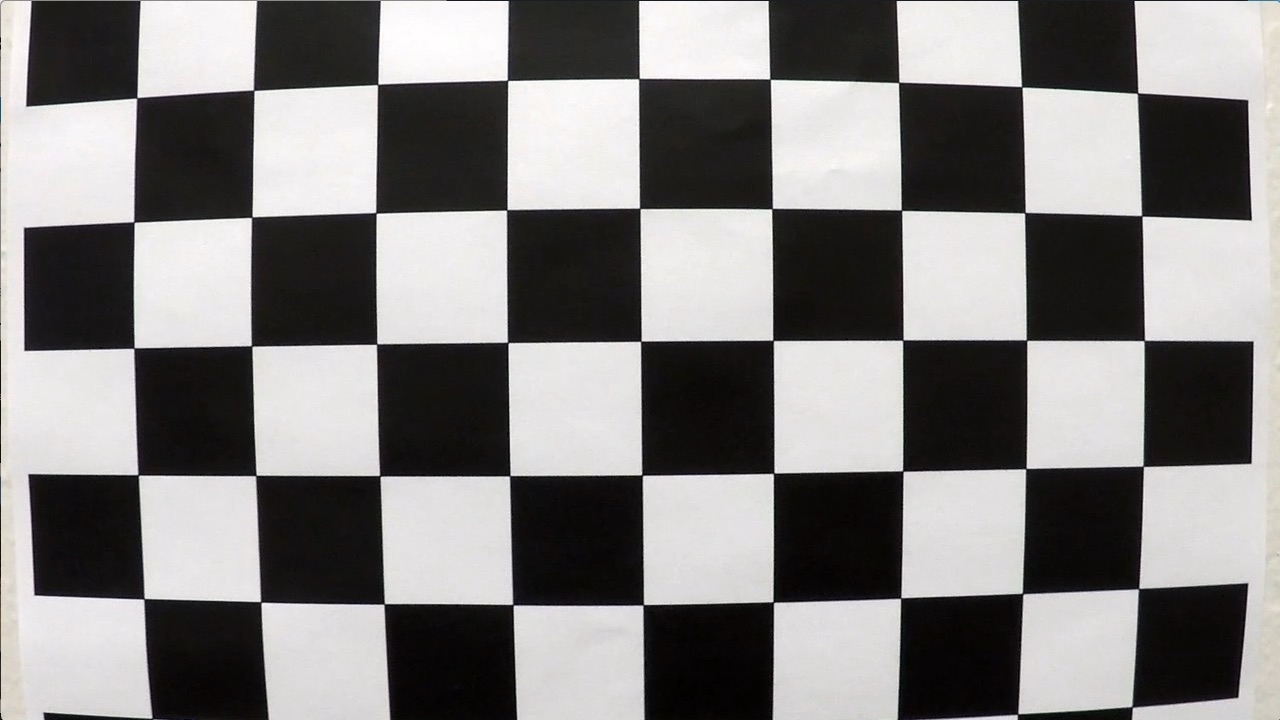
#> input picture Advanced-Lane-Lines/camera_cal/calibration1.jpg, 1280 x 720 px; its folder holds 5 pictures in this run
$ python camera.py
#> lines starting #> are read from the running program, lines starting #| are printed output that depends on the picture
import pickle
import cv2
import numpy as np
import os
import glob


class Camera():

    def __init__(self):
        self.mtx = None
        self.dist = None


    def load_calibration(self):
        ## Read in the saved camera matrix and distortion coefficients
        try:
            dist_pickle = pickle.load( open('dist_file.p', "rb" ) )
#> (reads Advanced-Lane-Lines/dist_file.p from the repository)
            self.mtx = dist_pickle["mtx"]
            self.dist = dist_pickle["dist"]
            return True
        except IOError:
            return False

    def calibrate(self, internal_corners, image_folder):

        nx,ny = internal_corners

        images = glob.glob(os.path.join(image_folder,'calibration*.jpg'))

        objpoints = []
        imgpoints = []

        objp = np.zeros((nx*ny,3),np.float32)
        objp[:,:2] = np.mgrid[0:nx,0:ny].T.reshape(-1,2)

        for fname in images:
            print("Processing " + fname)
            img = cv2.imread(fname)
            # Convert to grayscale
            gray = cv2.cvtColor(img, cv2.COLOR_BGR2GRAY)
            # Find the chessboard corners
            ret, corners = cv2.findChessboardCorners(gray, (nx, ny), None)
            # If found, save points
            if ret == True:
                imgpoints.append(corners)
                objpoints.append(objp)

        # Calibrate camera
        ret, self.mtx, self.dist, rvecs, tvecs = cv2.calibrateCamera(objpoints, imgpoints, gray.shape, None, None)

        #save distortion matrix/coef
        pickle.dump( {"mtx":self.mtx,"dist":self.dist}, open( "dist_file.p", "wb" ) )
        print("Saving calibration to dist_file.p")

    def undistort(self,img):
        if self.mtx is None or self.dist is None:
            raise("Please load calibration or run Camera.calibrate()")
        return cv2.undistort(img, self.mtx, self.dist, None, self.mtx)


    def perspective_transform(self,img):
        # Choose an offset from image corners to plot detected corners
        offset = 200 # offset for dst points x value
        # Grab the image shape
        img_size = (img.shape[1], img.shape[0])
        # Specify the transform
        src = np.float32([[150+430,460],[1150-440,460],[1150,720],[150,720]])
        dst = np.float32([[offset, 0],
                          [img_size[0]-offset, 0],
                          [img_size[0]-offset, img_size[1]],
                          [offset, img_size[1]]])

        # Given src and dst points, calculate the perspective transform matrix
        M = cv2.getPerspectiveTransform(src, dst)
        inv_M = cv2.getPerspectiveTransform(dst, src)
        # Warp the image using OpenCV warpPerspective()
        warped = cv2.warpPerspective(img, M, img_size)
        return warped, M, inv_M

if __name__=="__main__":
    import matplotlib.pyplot as plt

    cam = Camera()

    # load calibration or calibrate camera
    if( not cam.load_calibration()):
        print("No calibrate found. Calibrating camera...")
        cam.calibrate((9,6),"camera_cal")
    else:
        print("Calibration loaded")

    # undistort image
    img = cv2.imread(os.path.join("camera_cal",'calibration1.jpg'))
#> img is the input picture: shape (720, 1280, 3); mean B, G, R 127.8, 128.4, 130.1
    result = cam.undistort(img)

    # Plot the result
    f, (ax1, ax2) = plt.subplots(1, 2, figsize=(10, 5))
    f.tight_layout()
    ax1.imshow(img)
    ax1.set_title('Original Image', fontsize=20)
    ax2.imshow(result)
    ax2.set_title('Undistorted Result', fontsize=20)
    plt.subplots_adjust(left=0., right=1, top=0.9, bottom=0.)
    f.savefig("output_images/distortion_result.png")
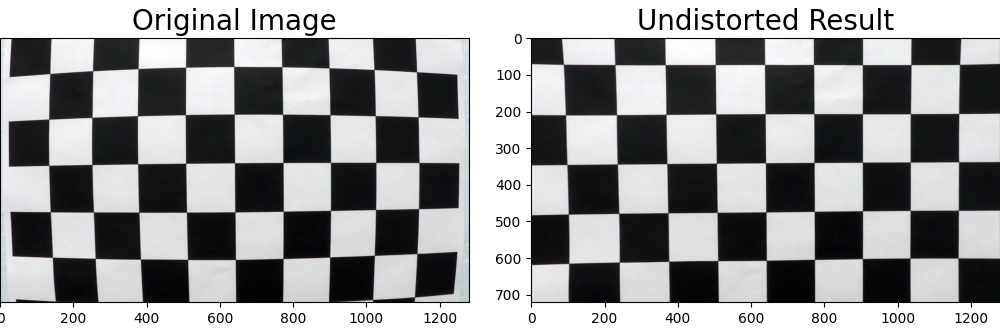
#> figure drawn by matplotlib, 2 panels; B, G, R data is drawn as R, G, B
    plt.show()

    # Test on an actual image
    img = cv2.imread(os.path.join("test_images",'test2.jpg'))
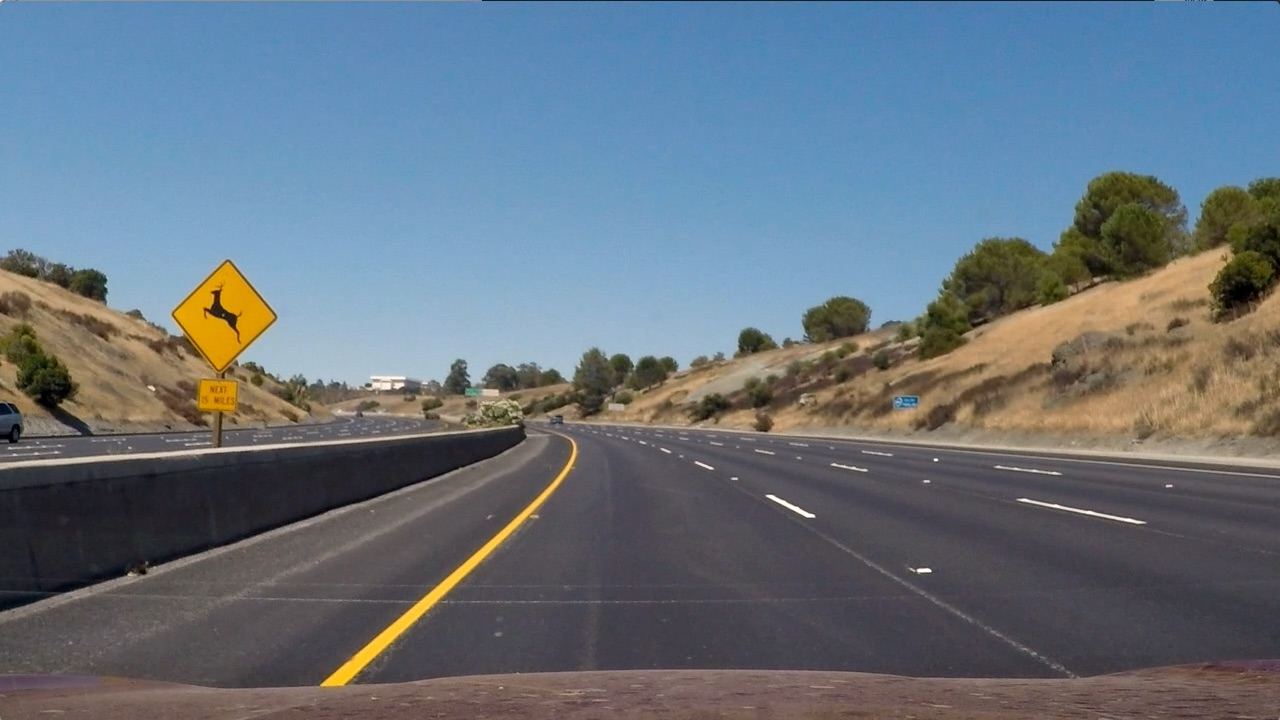
#> input picture Advanced-Lane-Lines/test_images/test2.jpg, 1280 x 720 px
#> img is the input picture: shape (720, 1280, 3); mean B, G, R 125.5, 114.6, 102.8
    result = cam.undistort(img)
#> in undistort (call 2), `return cv2.undistort(img, self.mtx, self.dist, None, self.mtx)`:
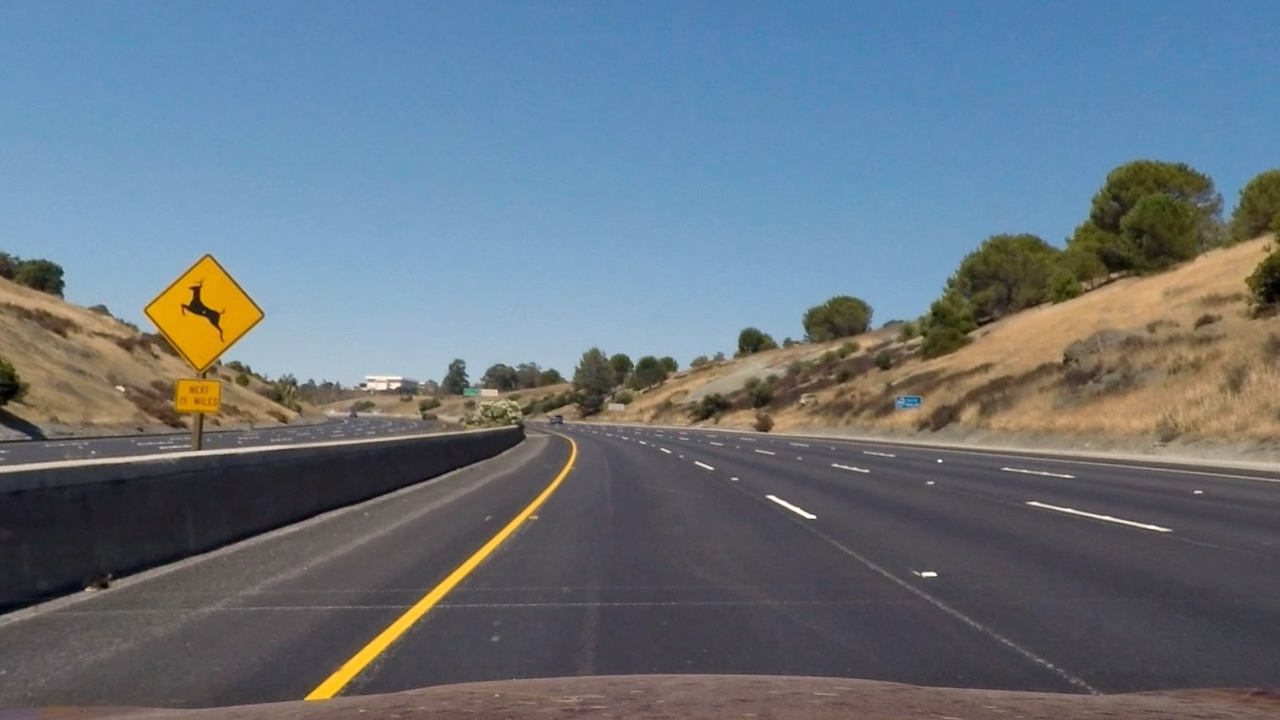
#> returned value: shape (720, 1280, 3); mean of channels 0, 1, 2 126.4, 115.7, 103.8; drawn as B, G, R
    cv2.imwrite("output_images/test_distortion_result.png",img)

    # Warp the image
    img = cv2.imread(os.path.join("test_images",'test1.jpg'))
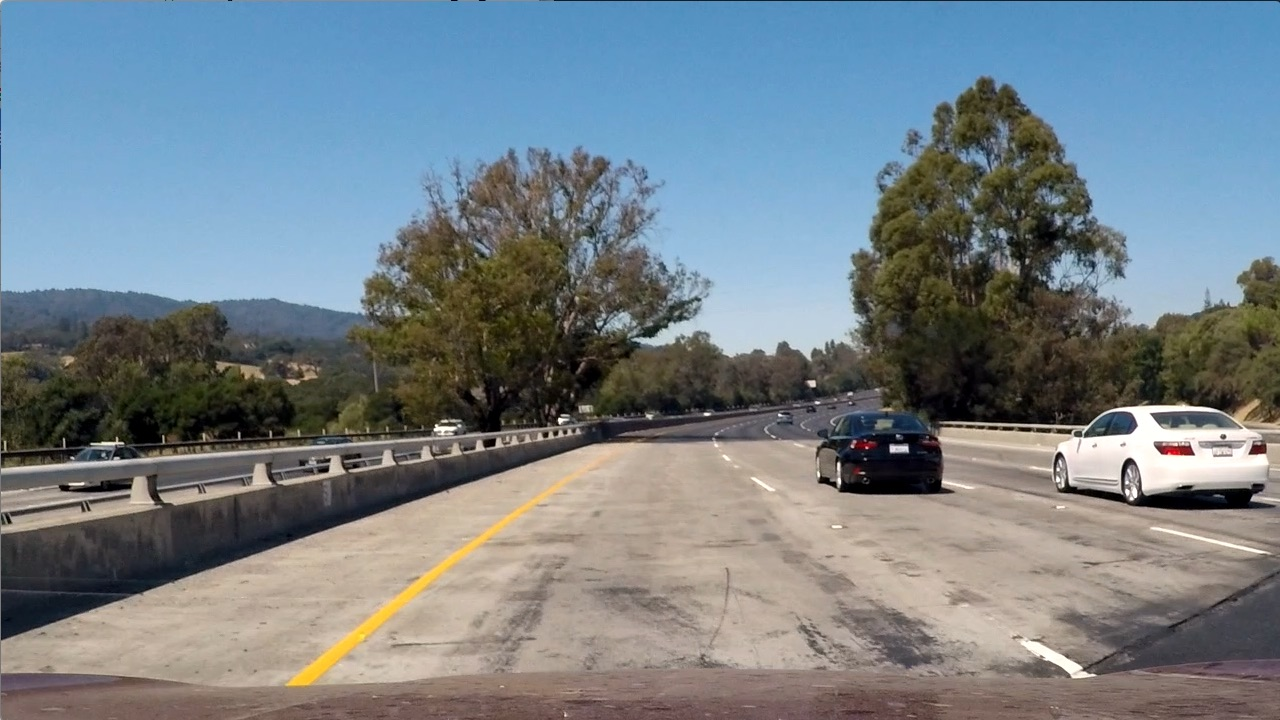
#> input picture Advanced-Lane-Lines/test_images/test1.jpg, 1280 x 720 px
#> img is the input picture: shape (720, 1280, 3); mean B, G, R 135.5, 128.7, 117.5
    birds_eye, M, inv_M = cam.perspective_transform(img)
#> in perspective_transform, `warped = cv2.warpPerspective(img, M, img_size)`:
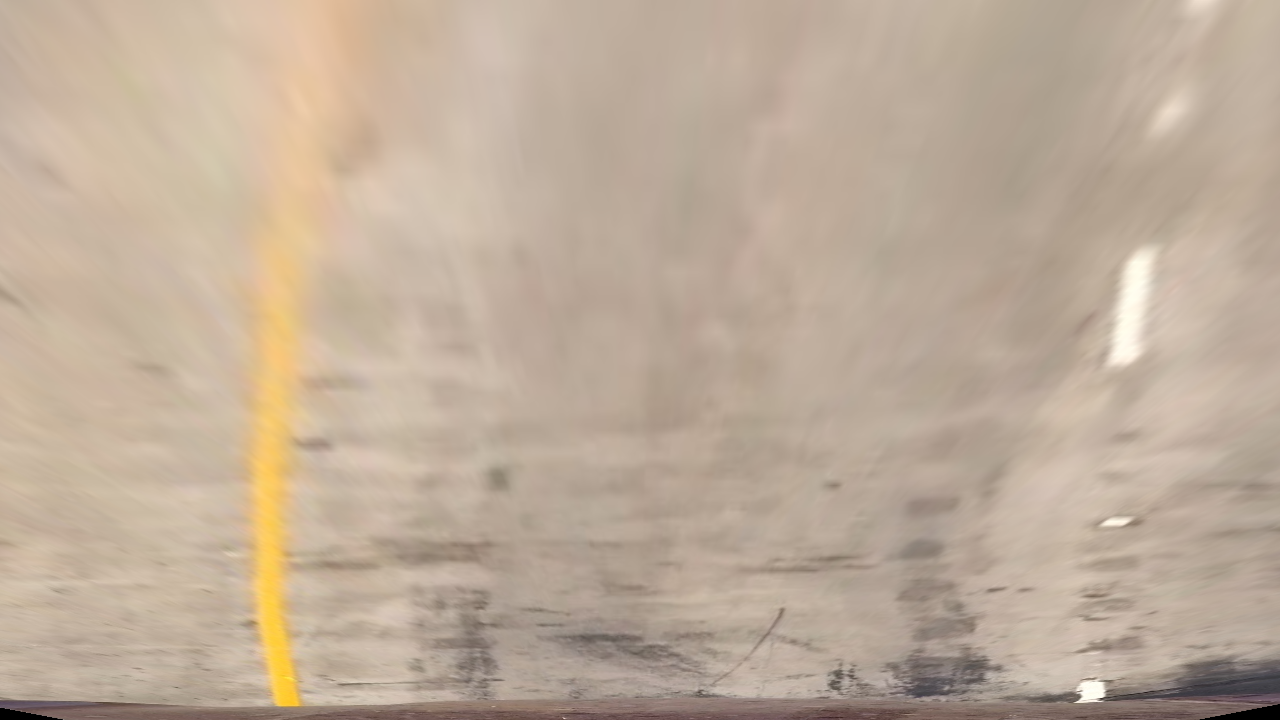
#> warped: shape (720, 1280, 3); mean B, G, R 153.9, 172.2, 190.3
#> M = [[-0.624, -1.51, 1037.2], [-1.98e-16, -1.97, 903.9], [0, -0.00237, 1]]; inv_M = [[0.148, -0.778, 550.5], [0, -0.509, 460], [0, -0.00121, 1]]

    # Plot the result
    f, (ax1, ax2) = plt.subplots(1, 2, figsize=(10, 5))
    f.tight_layout()
    ax1.imshow(img)
    ax1.set_title('Original Image', fontsize=20)
    ax2.imshow(birds_eye)
    ax2.set_title('Warped Result', fontsize=20)
    plt.subplots_adjust(left=0., right=1, top=0.9, bottom=0.)
    f.savefig("output_images/warp_result.png")
#> figure, not shown here; B, G, R data is drawn as R, G, B
    plt.show()
